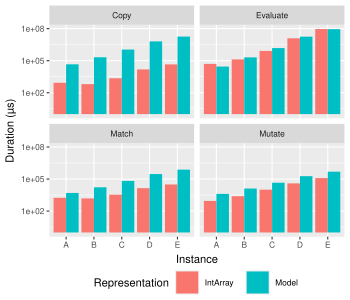

Recreate this plot in R.
library(ggplot2)
library(stringr)
library(tidyr)
library(RPostgres)

con <- con <- dbConnect(
  RPostgres::Postgres(),
  user = "postgres",
  password = "postgres",
  dbname = "postgres"
)

df <- dbGetQuery(
  con,
  "
with duration as (select run_id,
                         sum(evaluate) as evaluate,
                         sum(copy)     as copy,
                         sum(match)    as match,
                         sum(mutate)   as mutate
                  from stats
                  group by run_id)
select problem,
       substring(instance from length('TTC_InputRDG_') + 1 for 1)     as model,
       representation,
       (configuration ->> 'populationSize')::integer                  as population_size,
       percentile_cont(0.5) within group ( order by evaluate ) / 1000 as evaluate,
       percentile_cont(0.5) within group ( order by copy ) / 1000     as copy,
       percentile_cont(0.5) within group ( order by match ) / 1000    as match,
       percentile_cont(0.5) within group ( order by mutate ) / 1000   as mutate
from run
         join duration on run.id = duration.run_id
where problem = 'CRA'
group by problem, instance, representation, population_size
  "
)

dbDisconnect(con)

df <- pivot_longer(df, cols = c(evaluate, copy, match, mutate))

ggplot(df, aes(
  x = model,
  y = value,
  fill = representation
)) +
  scale_y_log10() +
  geom_col(position = position_dodge()) +
  labs(x = "Instance", y = "Duration (µs)", fill = "Representation") +
  theme_gray(base_size = 8) +
  theme(
    legend.position = "bottom",
    legend.margin = margin(),
    legend.box.spacing = unit(4, "pt")
  ) +
  facet_wrap(vars(name), labeller = labeller(.default = str_to_title))
